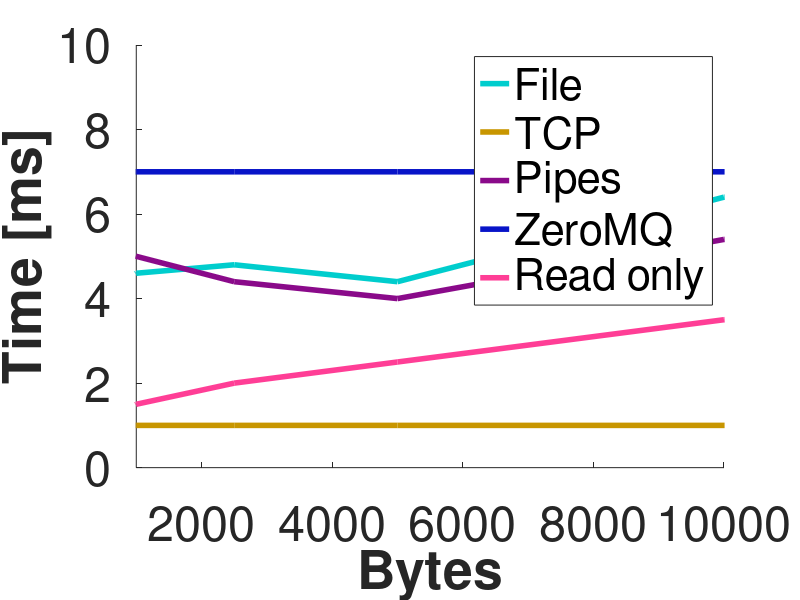

Here is the MATLAB script that generated this plot:
clc, clf, clear all

linewidth = 4
hold on

% Files
f_time = [ 3.4,  4, 4.6, 4.8, 4.4,  6.4,  6.8, 19.2, 113.4,     558, 1099.4];
f_bytes = [100,500,1000,2500,5000,10000,20000,40000,400000, 2000000, 4000000];
plot(f_bytes, f_time,'Color', [0/255, 205/255, 205/255],'Linewidth',linewidth)


% TCP
t_time =   [1,  1,     1,   1,   1,    1,    1,    1,     2,    8.3];
t_kbytes = [100,500,1000,2500,5000,10000,20000,40000,400000,4000000];
plot(t_kbytes,t_time,'Color', [200/255, 150/255, 0/255],'Linewidth',linewidth)

% Pipes
p_time = [ 4.2,5.2,   5, 4.4,   4,  5.4,   6,  10.6,  69.8, 308, 618];
p_kbyte = [100,500,1000,2500,5000,10000,20000,40000,400000,2000000,4000000];
plot(p_kbyte,p_time,'Color', [138/255, 10/255, 138/255],'Linewidth',linewidth)

% ZeroMQ
m_time =  [  7,  7,    7,   7,  7,    7,    7,    7,     8,   12.5,   17];
m_kbyte = [100,500,1000,2500,5000,10000,20000,40000,   4e5,     2e6,  4e6];
plot(m_kbyte,m_time,'Color', [8/255, 20/255, 200/255],'Linewidth',linewidth)

% MPI
m_time = [52.1,49.8,59,51.8,52.4,50,48.6,55.4,53,77];
m_kbyte = [100,500,1000,2500,5000,10000,20000,40000,400000,4000000];
%plot(m_kbyte,m_time,'Color',[0/255, 150/255, 69/255],'Linewidth',linewidth)


% File read only
r_time =  [  1,  1, 1.5,   2, 2.5,  3.5,  4.5,    7];
r_kbyte = [100,500,1000,2500,5000,10000,20000,40000,];
plot(r_kbyte,r_time,'Color', [255/255, 62/255, 150/255],'Linewidth',linewidth)

% Set graph properties
h_legend = legend('File','TCP','Pipes','ZeroMQ','Read only')
set(h_legend,'FontSize',35);
axis([1e3 1e4 0 10])

xlabel('Bytes', 'Fontweight','bold')
ylabel('Time [ms]', 'Fontweight','bold')
xt = get(gca, 'XTick');
set(gca, 'FontSize', 35)